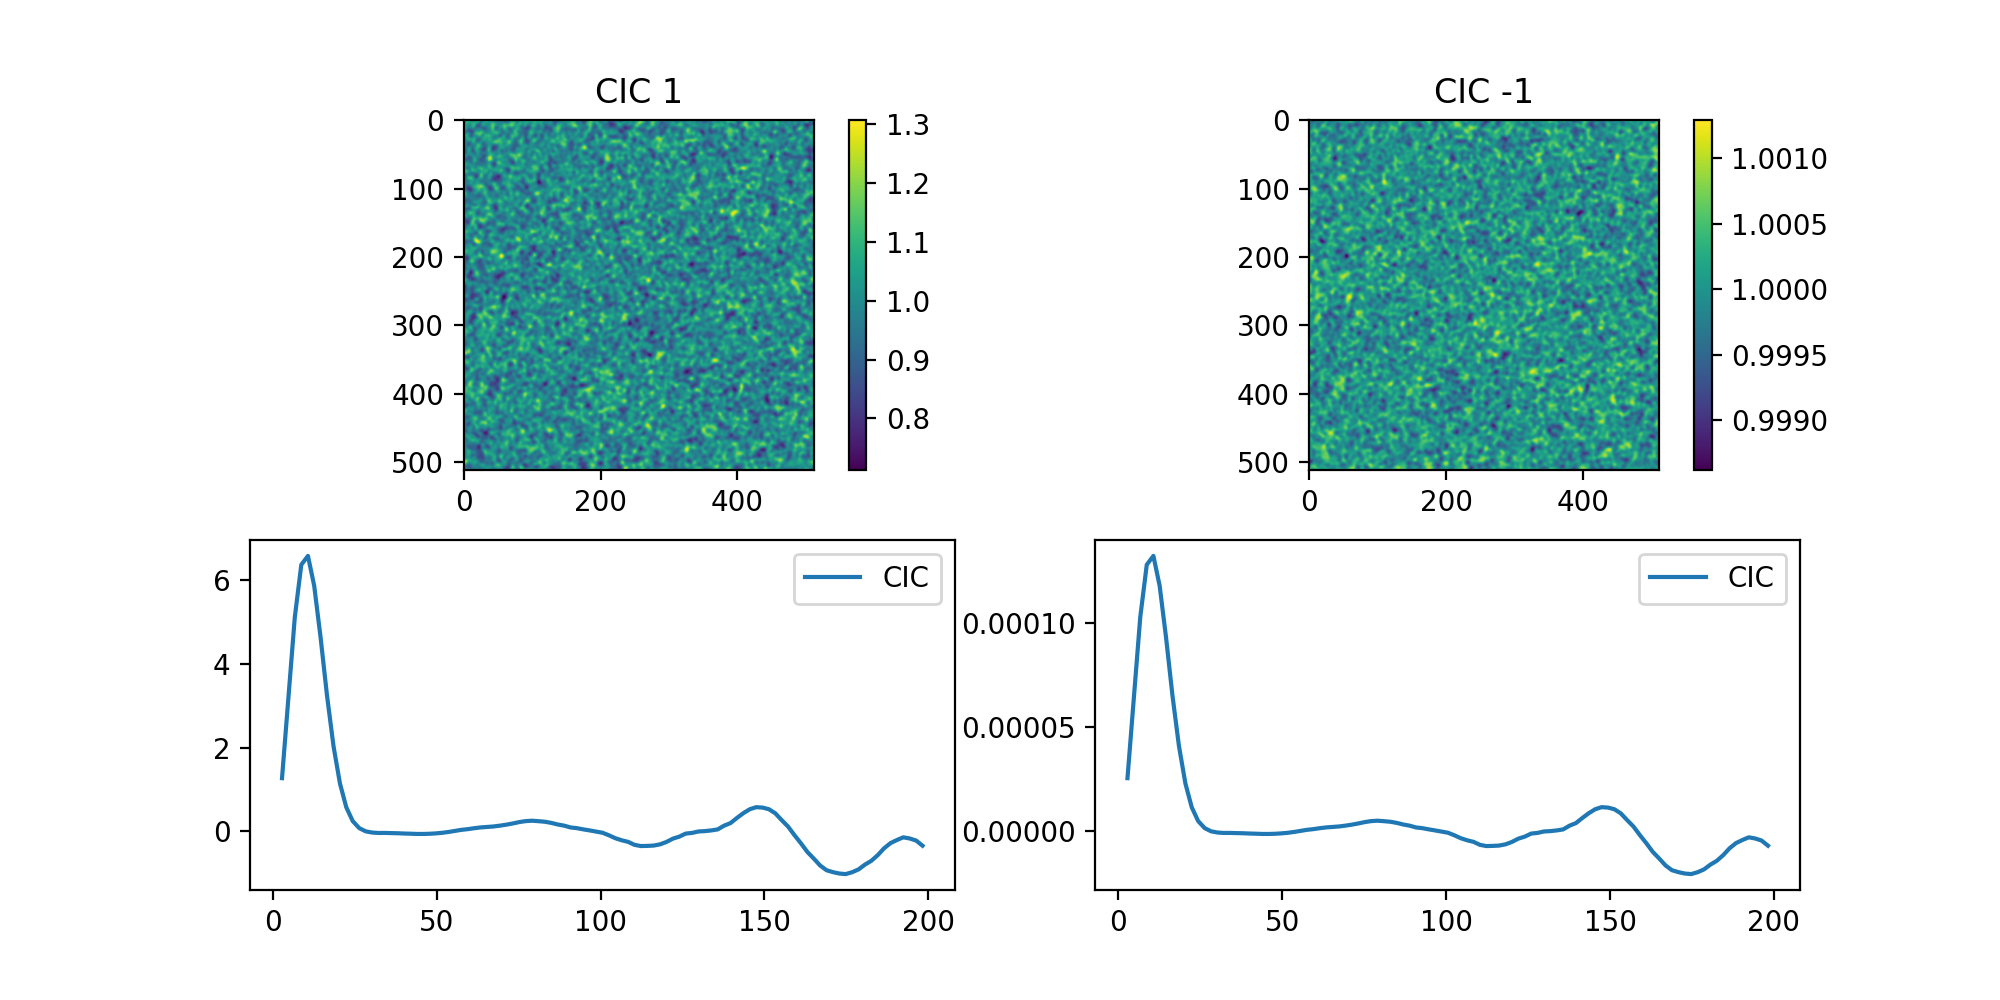

Here is the Python script that generated this plot:
#!/usr/bin/env python
import sys
import time
#sys.path.append("./pydive")
sys.path.append("/home/astro/dforero/codes/pydive/pydive")
from pydive.pydive import get_void_catalog_cgal, get_void_catalog_full
from scipy.spatial import Delaunay
from scipy.interpolate import LinearNDInterpolator, NearestNDInterpolator
import pandas as pd
import numpy as np
import matplotlib
matplotlib.use("Agg")
import matplotlib.pyplot as plt
import matplotlib.colors as mcolors
import pickle
import os

import MAS_library as MASL
import smoothing_library as SL
import Pk_library as PKL
import readfof

HALOS="/hpcstorage/zhaoc/PATCHY_BOX/pre-recon/halo/BDM_Apk/CATALPTCICz0.562G960S1010008301.dat"
DM_FIELD="/hpcstorage/zhaoc/PATCHY_BOX/pre-recon/DMfield/1010008301.dat"
BOX_SIZE=1000
GRID_SIZE=512

N = int(1e6)
np.random.seed(42)
points_raw = np.random.random((N,4)) * BOX_SIZE


grid    = GRID_SIZE    #the 3D field will have grid x grid x grid voxels
MAS     = 'CIC'  #mass-assigment scheme
R       = 5 #Mpc.h
verbose = True   #print information on progress
Filter  = 'Gaussian'
fig, axes = plt.subplots(2, 2, figsize=(10,5))
ax = axes.ravel()
print(f"==> Interpolating to grid", flush=True)
# define 3D density field
for i, factor in enumerate([1, -1]):
    density_cic_grid = np.zeros((grid,grid,grid), dtype=np.float32)

    # construct 3D density field
    MASL.MA(points_raw[:,:3].astype(np.float32), density_cic_grid, BOX_SIZE, MAS, verbose=verbose, W=factor*np.ones(points_raw.shape[0], dtype=np.float32))


    print(np.min(density_cic_grid), np.max(density_cic_grid))
    density_cic_grid -= np.min(density_cic_grid)
    print(np.min(density_cic_grid), np.max(density_cic_grid))
    # at this point, delta contains the effective number of particles in each voxel
    # now compute overdensity and density constrast

    density_cic_grid /= np.mean(density_cic_grid, dtype=np.float64)
    density_cic_grid -= 1.0
    print(np.min(density_cic_grid), np.max(density_cic_grid))
    W_k = SL.FT_filter(BOX_SIZE, R, grid, Filter, 8)
    density_cic_grid = SL.field_smoothing(density_cic_grid, W_k, 8)
    print(np.min(density_cic_grid), np.max(density_cic_grid))
    vmin, vmax = np.min(density_cic_grid), np.max(density_cic_grid)


    

    p = ax[i].imshow((1+density_cic_grid)[:,:,200:500].mean(axis=2))#, norm=mcolors.SymLogNorm(linthresh=1e-3))#, vmin=vmin, vmax=vmax), label = 'CIC')
    ax[i].set_title(f'CIC {factor}')
    fig.colorbar(p, ax = ax[i])

    fig.savefig('tests/void_delta.png', dpi=200)


    MAS     = 'CIC'
    axis    = 0
    threads = 2

    # compute the correlation function
    
    CF_cic     = PKL.Xi(density_cic_grid.astype(np.float32), BOX_SIZE, MAS, axis, threads)
    cic_mask = CF_cic.r3D < 200
    
    

    
    ax[i+2].plot(CF_cic.r3D[cic_mask], (CF_cic.r3D**2*CF_cic.xi[:,0])[cic_mask], label='CIC', ls='-')
    ax[i+2].legend(loc=0)

    fig.savefig('tests/void_delta.png', dpi=200)